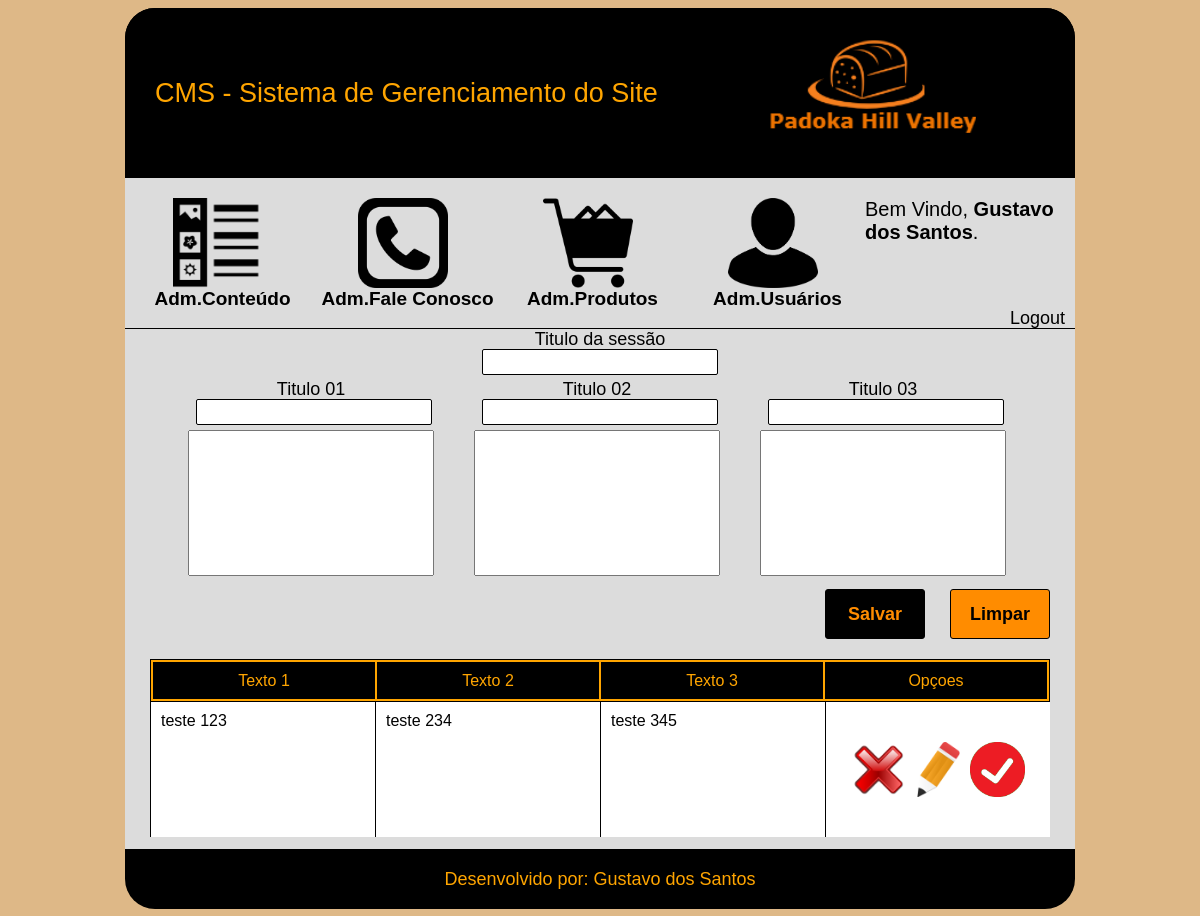
The page /cms/sobre-diferencial.php (signed in) on the database its author committed.
### tables this page shows
CREATE TABLE `tbl_sobre_diferencial` (
  `id` int(11) NOT NULL AUTO_INCREMENT,
  `idSobre` int(11) NOT NULL,
  `tituloSessao` varchar(40) DEFAULT NULL,
  `titulo1` varchar(40) DEFAULT NULL,
  `titulo2` varchar(40) DEFAULT NULL,
  `titulo3` varchar(40) DEFAULT NULL,
  `texto1` varchar(230) DEFAULT NULL,
  `texto2` varchar(230) DEFAULT NULL,
  `texto3` varchar(230) DEFAULT NULL,
  `status` tinyint(1) DEFAULT NULL,
  PRIMARY KEY (`id`),
  KEY `idSobre` (`idSobre`),
  CONSTRAINT `tbl_sobre_diferencial_ibfk_1` FOREIGN KEY (`idSobre`) REFERENCES `tbl_pagina_sobre` (`id`)
);

### cms/sobre-diferencial.php (the view, shortened to what this page needs)
<?php
    $botao = "Salvar";
    $tituloSessao = "";
    $titulo1 = "";
    $texto1 = "";
    $titulo2 = "";
    $texto2 = "";
    $titulo3 ="" ;
    $texto3 = "";
?>
<!DOCTYPE html>
<html>
<head>
    <link rel="stylesheet" type="text/css" href="css/diferencial.css">
    <link rel="stylesheet" type="text/css" href="css/header.css">
</head>
<body>
    <div id="main">
        <?php require_once 'header.php';?>
        <div id="content">
            <form name="frmCadastro" method="post" action="sobre-diferencial.php">
                <div id="caixa-titulo-sessao">
                    <div class="desc">Titulo da sessão</div>
                    <input id="titulo-sessao" type="text" name="txtTituloSessao" value="<?php echo($tituloSessao);?>" required maxlength="20">
                </div>
                <div id="caixa-conteudo-textos">
                    <div class="box-texto">
                        <div class="desc">Titulo 01</div>
                        <input class="titulo-texto" type="text" name="txtTitulo1" value="<?php echo($titulo1);?>" required maxlength="20">
                        <textarea name="txtTexto1" maxlength="230"><?php echo($texto1);?></textarea>
                    </div>
                    <div class="box-texto">
                        <div class="desc">Titulo 02</div>
                        <input class="titulo-texto" type="text" name="txtTitulo2" value="<?php echo($titulo2);?>" required maxlength="20">
                        <textarea name="txtTexto2" maxlength="230"><?php echo($texto2);?></textarea>
                    </div>
                    <div class="box-texto">
                        <div class="desc">Titulo 03</div>
                        <input class="titulo-texto" type="text" name="txtTitulo3" value="<?php echo($titulo3);?>" required maxlength="20">
                        <textarea name="txtTexto3" maxlength="230"><?php echo($texto3);?></textarea>
                    </div>
                </div>
                <input type="reset" id="botao-limpar" value="Limpar">
                <input type="submit" id="botao-salvar" name="btnSalvar" value="<?php echo($botao);?>">
            </form>
            <div id="caixa-tabela">
                <table id="tabela-titulos">
                    <tr>
                        <td>Texto 1</td>
                        <td>Texto 2</td>
                        <td>Texto 3</td>
                        <td>Opçoes</td>
                    </tr>
                </table>
                <div id="tabela-dados">
                    <?php
                        $sql = "SELECT * FROM tbl_sobre_diferencial order by id desc";
                        $res = mysqli_query($con, $sql);
                    while($rsDados = mysqli_fetch_array($res)){
                        $status = $rsDados['status'];
                        if($status == 1){
                            $fotoStatus = "check.png";
                        }else{
                            $fotoStatus = "noCheck.png";
                        }
                    ?>
                    <div class="linha">
                            <div class="campo">
                                <?php echo($rsDados['texto1']);?>
                            </div>
                             <div class="campo">
                                 <?php echo($rsDados['texto2']);?>
                            </div>
                            <div class="campo">
                                <?php echo($rsDados['texto3']);?>
                            </div>
                             <div class="campo" style="text-align:center;">
                                 <a href="sobre-diferencial.php?modo=excluir&id=<?php echo($rsDados['id']);?>" onclick="return confirm('Deseja Realmente excluir?')">
                                    <img src="imagens/gUsers/delete.png" class="foto-opcoes">
                                 </a>
                                <a href="sobre-diferencial.php?modo=consultar&id=<?php echo($rsDados['id']);?>">
                                    <img src="imagens/gUsers/edit.png" class="foto-opcoes">
                                 </a>
                                 <a href="sobre-diferencial.php?modo=mudaStatus&id=<?php echo($rsDados['id']);?>&status=<?php echo($rsDados['status']);?>">
                                     <img src="imagens/gUsers/<?php echo($fotoStatus);?>" class="foto-opcoes">
                                 </a>
                            </div>
                        </div>
                    <?php
                    }
                    ?>
                </div>
            </div>
        </div>
        <footer>
            Desenvolvido por: Gustavo dos Santos
        </footer>
    </div>
</body>
</html>

### cms/css/diferencial.css (style rules this page uses)
body { font-family: sans-serif; background-color: burlywood; }
#main { width: 950px; height: 900px; margin-left: auto; margin-right: auto; border-radius: 30px; }
#content { width: 100%; height: 520px; background-color: gainsboro; border-top: 1px solid #000000; }
#caixa-titulo-sessao { width: 900px; height: 50px; text-align: center; margin-left: auto; margin-right: auto; }
.desc { width:230px; height: 20px; font-size: 18px; margin-left: auto; margin-right: auto; text-align: center; }
#caixa-titulo-sessao #titulo-sessao { border-style: none; border: 1px solid black; border-radius: 2px; width:230px; height: 22px; text-align: center; margin-bottom: 5px; font-size: 20px; }
#caixa-conteudo-textos { width: 900px; height: 200px; margin-left: auto; margin-right: auto; }
.box-texto { width: 250px; height: 200px; float: left; margin-left: 36px; }
.titulo-texto { border-style: none; border: 1px solid black; border-radius: 2px; width:230px; height: 22px; text-align: center; margin-bottom: 5px; font-size: 18px; margin-left: 10px; }
textarea { width: 240px; height: 140px; resize: none; text-align: center; margin-left: 2px; }
#caixa-tabela { width: 900px; height: 175px; margin-left: auto; margin-right: auto; background-color: gainsboro; margin-top: 80px; }
#tabela-titulos { width:900px; height: 35px; border: 1px solid black; text-align: center; background-color: orange; }
#tabela-titulos td { width: 200px; height: 35px; color:orange; background-color: black; }
#tabela-dados { width:900px; height: 140px; overflow-y: auto; overflow-x: hidden; background-color: gainsboro; }
#tabela-dados .linha { width: 900px; height: 140px; border-bottom: 1px solid black; }
#tabela-dados .campo { width: 204px; height: 115px; background-color: white; float: left; border-left: 1px solid black; padding: 10px; overflow: hidden; text-overflow: ellipsis; }
.foto-opcoes { width: 55px; height: 55px; margin-top: 30px; }
#botao-salvar { width: 100px; height: 50px; background-color: black; border-style: none; border-radius: 3px; font-weight: bold; font-size: 18px; border:1px solid black; color: darkorange; float: right; margin-right: 25px; margin-top: 10px; }
#botao-limpar { width: 100px; height: 50px; background-color: darkorange; border-style: none; border-radius: 3px; font-weight: bold; font-size: 18px; border:1px solid black; color:black; float: right; margin-top: 10px; margin-right: 25px; }
footer { width: 100%; height: 40px; background-color: black; border-bottom-left-radius: 30px; border-bottom-right-radius: 30px; font-size: 18px; text-align: center; color: orange; padding-top: 20px; }

### cms/css/header.css (style rules this page uses)
a:link { text-decoration: none; }
a { color:black; }

### rows shown on the page
tbl_sobre_diferencial: texto1 "teste 123", texto2 "teste 234", texto3 "teste 345"

### other values the page prints
$_SESSION['nomeDoUsuario'] "Gustavo dos Santos"
